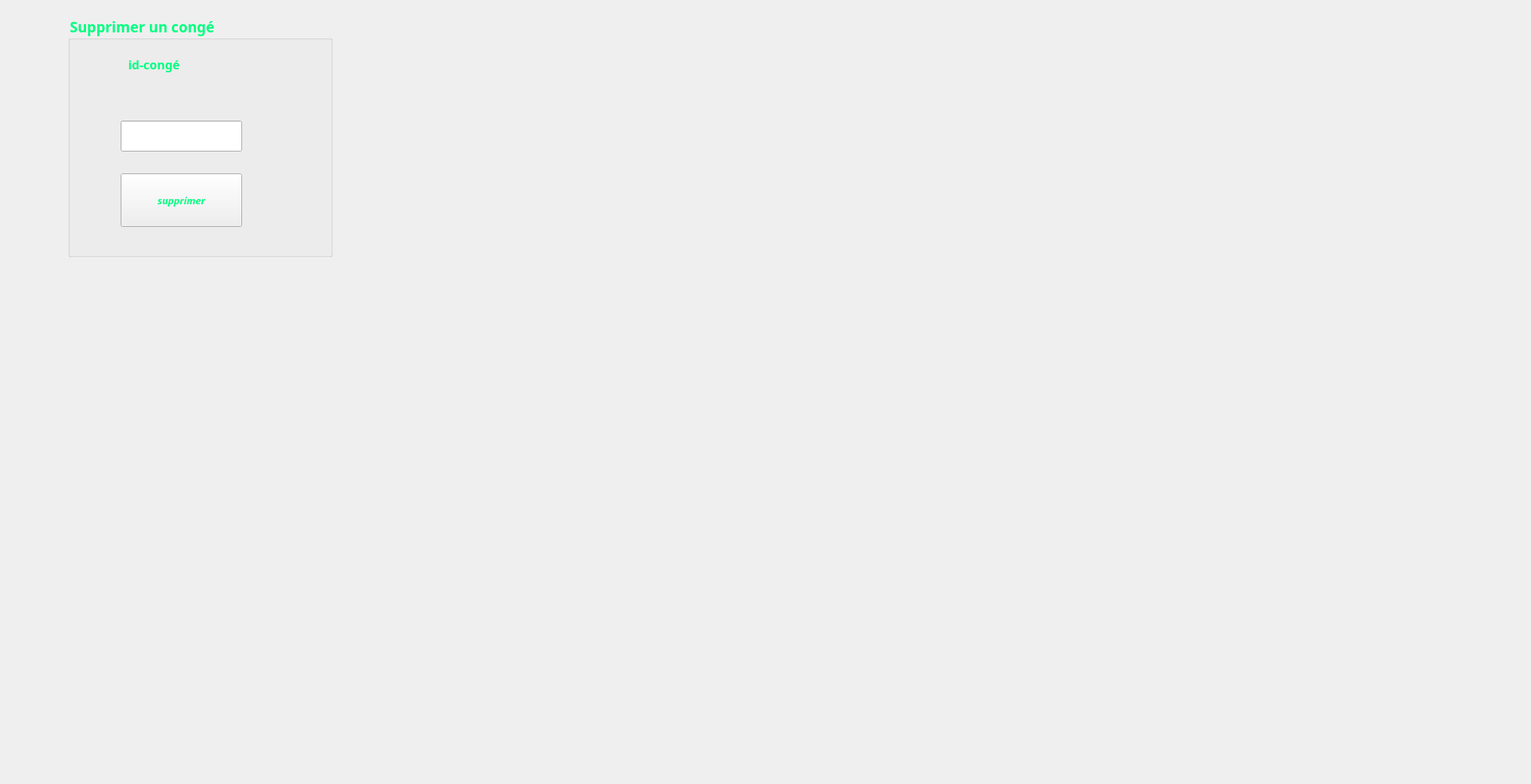
     <widget class="QWidget" name="supprimercong">
      <attribute name="title">
       <string>Supprimer</string>
      </attribute>
      <widget class="QLabel" name="label_photo_4">
       <property name="geometry">
        <rect>
         <x>-850</x>
         <y>-390</y>
         <width>2021</width>
         <height>1031</height>
        </rect>
       </property>
       <property name="text">
        <string/>
       </property>
       <property name="pixmap">
        <pixmap>../imagesQT/suppcongback.jpg</pixmap>
       </property>
      </widget>
      <widget class="QGroupBox" name="groupBox_6">
       <property name="geometry">
        <rect>
         <x>90</x>
         <y>20</y>
         <width>351</width>
         <height>321</height>
        </rect>
       </property>
       <property name="font">
        <font>
         <family>Lucida Calligraphy</family>
         <pointsize>14</pointsize>
         <weight>75</weight>
         <bold>true</bold>
        </font>
       </property>
       <property name="layoutDirection">
        <enum>Qt::LeftToRight</enum>
       </property>
       <property name="styleSheet">
        <string notr="true">
color: rgb(0, 255, 127);

</string>
       </property>
       <property name="title">
        <string>Supprimer un congé</string>
       </property>
       <widget class="QLabel" name="label_43">
        <property name="geometry">
         <rect>
          <x>168</x>
          <y>318</y>
          <width>2101</width>
          <height>2211</height>
         </rect>
        </property>
        <property name="text">
         <string/>
        </property>
        <property name="pixmap">
         <pixmap>../Documents/temp/macaron.jpg</pixmap>
        </property>
       </widget>
       <widget class="QLabel" name="label_45">
        <property name="geometry">
         <rect>
          <x>80</x>
          <y>40</y>
          <width>171</width>
          <height>51</height>
         </rect>
        </property>
        <property name="font">
         <font>
          <family>Lucida Calligraphy</family>
          <pointsize>12</pointsize>
          <weight>75</weight>
          <bold>true</bold>
         </font>
        </property>
        <property name="text">
         <string>id-congé</string>
        </property>
       </widget>
       <widget class="QLineEdit" name="lineEdit_16">
        <property name="geometry">
         <rect>
          <x>70</x>
          <y>140</y>
          <width>161</width>
          <height>41</height>
         </rect>
        </property>
       </widget>
       <widget class="QLabel" name="label_46">
        <property name="geometry">
         <rect>
          <x>-190</x>
          <y>40</y>
          <width>991</width>
          <height>481</height>
         </rect>
        </property>
        <property name="text">
         <string/>
        </property>
        <property name="pixmap">
         <pixmap>../Documents/temp/154381946_1831634480335042_4446684979299693543_n.jpg</pixmap>
        </property>
       </widget>
       <widget class="QPushButton" name="pushButton_recherchecong_2">
        <property name="geometry">
         <rect>
          <x>70</x>
          <y>210</y>
          <width>161</width>
          <height>71</height>
         </rect>
        </property>
        <property name="font">
         <font>
          <family>Lucida Calligraphy</family>
          <pointsize>10</pointsize>
          <weight>75</weight>
          <italic>true</italic>
          <bold>true</bold>
          <underline>false</underline>
          <strikeout>false</strikeout>
         </font>
        </property>
        <property name="styleSheet">
         <string notr="true">
background-color:qlineargradient(spread:pad, x1:0, y1:0, x2:1, y2:0, stop:0 rgba(245, 224, 176, 255), stop:0.09 rgba(246, 189, 237, 255), stop:0.14 rgba(194, 207, 246, 255), stop:0.19 rgba(184, 160, 168, 255), stop:0.25 rgba(171, 186, 248, 255), stop:0.32 rgba(243, 248, 224, 255), stop:0.385 rgba(249, 162, 183, 255), stop:0.47 rgba(100, 115, 124, 255), stop:0.58 rgba(251, 205, 202, 255), stop:0.65 rgba(170, 128, 185, 255), stop:0.75 rgba(252, 222, 204, 255), stop:0.805 rgba(206, 122, 218, 255), stop:0.86 rgba(254, 223, 175, 255), stop:0.91 rgba(254, 236, 244, 255), stop:1 rgba(255, 191, 221, 255));</string>
        </property>
        <property name="text">
         <string>supprimer</string>
        </property>
        <property name="icon">
         <iconset>
          <normaloff>../imagesQT/pbs.png</normaloff>../imagesQT/pbs.png</iconset>
        </property>
        <property name="iconSize">
         <size>
          <width>100</width>
          <height>121</height>
         </size>
        </property>
       </widget>
       <zorder>label_46</zorder>
       <zorder>label_43</zorder>
       <zorder>label_45</zorder>
       <zorder>lineEdit_16</zorder>
       <zorder>pushButton_recherchecong_2</zorder>
      </widget>
     </widget>
